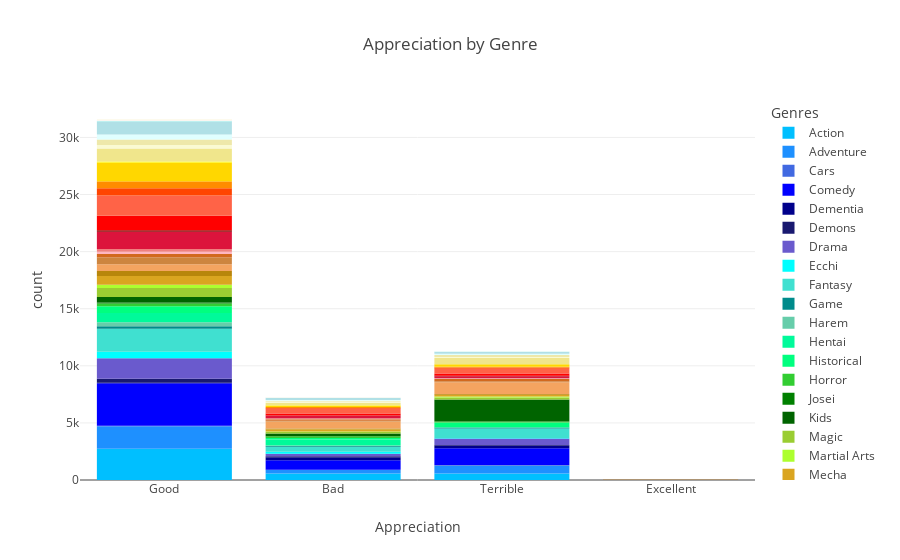

Notebook code cell kept with this figure:
### Code cell
fig1 = px.histogram(animes_df_copy.explode('Genres'), x='Appreciation', color='Genres', category_orders={'Genres': unique_genres}, title='Appreciation by Genre', 
                    color_discrete_map={'Action': 'DeepSkyBlue', 'Adventure': 'DodgerBlue', 'Cars': 'RoyalBlue', 'Comedy': 'Blue', 
                                        'Dementia': 'DarkBlue', 'Demons': 'MidnightBlue', 'Drama': 'SlateBlue', 'Ecchi': 'Cyan', 
                                       'Fantasy': 'Turquoise', 'Game': 'DarkCyan', 'Harem': 'MediumAquamarine', 'Hentai': 'MediumSpringGreen', 
                                       'Historical': 'SpringGreen', 'Horror': 'LimeGreen', 'Josei': 'Green', 'Kids': 'DarkGreen', 
                                       'Magic': 'YellowGreen', 'Martial Arts': 'GreenYellow', 'Mecha': 'Goldenrod', 'Military': 'DarkGoldenrod', 
                                       'Music': 'SandyBrown', 'Mystery': 'Peru', 'Parody': 'Chocolate', 'Police': 'LightPink', 
                                       'Psychological': 'LightCoral', 'Romance': 'Crimson', 'Samurai': 'DarkRed', 'School': 'Red', 
                                       'Sci-Fi': 'Tomato', 'Seinen': 'OrangeRed', 'Shoujo': 'DarkOrange', 'Shoujo Ai': 'Orange', 
                                       'Shounen': 'Gold', 'Shounen Ai': 'Yellow', 'Slice of Life': 'Khaki', 'Space': 'LightGoldenrodYellow', 
                                       'Sports': 'PaleGoldenrod', 'Super Power': 'LightCyan', 'Supernatural': 'PowderBlue',
                                        'Thriller': 'PaleTurquoise', 'Unknown': 'MintCream', 'Vampire': 'Seashell', 'Yaoi': 'OldLace', 
                                       'Yuri': 'Beige'})

fig1.show()

### Figure 1 — Plotly figure (JSON) as saved in the notebook; plotly's stock layout.template omitted (floating-point values rounded to 4 significant figures; data arrays with more than 128 entries replaced by an {"elided": "..."} marker saying what was removed)
{"data": [{"alignmentgroup": "True", "bingroup": "x", "hovertemplate": "Genres=Action<br>Appreciation=%{x}<br>count=%{y}<extra></extra>", "legendgroup": "Action", "marker": {"color": "DeepSkyBlue", "pattern": {"shape": ""}}, "name": "Action", "offsetgroup": "Action", "orientation": "v", "showlegend": true, "type": "histogram", "x": {"elided": "3888 str values"}, "xaxis": "x", "yaxis": "y"}, {"alignmentgroup": "True", "bingroup": "x", "hovertemplate": "Genres=Adventure<br>Appreciation=%{x}<br>count=%{y}<extra></extra>", "legendgroup": "Adventure", "marker": {"color": "DodgerBlue", "pattern": {"shape": ""}}, "name": "Adventure", "offsetgroup": "Adventure", "orientation": "v", "showlegend": true, "type": "histogram", "x": {"elided": "2957 str values"}, "xaxis": "x", "yaxis": "y"}, {"alignmentgroup": "True", "bingroup": "x", "hovertemplate": "Genres=Cars<br>Appreciation=%{x}<br>count=%{y}<extra></extra>", "legendgroup": "Cars", "marker": {"color": "RoyalBlue", "pattern": {"shape": ""}}, "name": "Cars", "offsetgroup": "Cars", "orientation": "v", "showlegend": true, "type": "histogram", "x": {"elided": "133 str values"}, "xaxis": "x", "yaxis": "y"}, {"alignmentgroup": "True", "bingroup": "x", "hovertemplate": "Genres=Comedy<br>Appreciation=%{x}<br>count=%{y}<extra></extra>", "legendgroup": "Comedy", "marker": {"color": "Blue", "pattern": {"shape": ""}}, "name": "Comedy", "offsetgroup": "Comedy", "orientation": "v", "showlegend": true, "type": "histogram", "x": {"elided": "6029 str values"}, "xaxis": "x", "yaxis": "y"}, {"alignmentgroup": "True", "bingroup": "x", "hovertemplate": "Genres=Dementia<br>Appreciation=%{x}<br>count=%{y}<extra></extra>", "legendgroup": "Dementia", "marker": {"color": "DarkBlue", "pattern": {"shape": ""}}, "name": "Dementia", "offsetgroup": "Dementia", "orientation": "v", "showlegend": true, "type": "histogram", "x": {"elided": "512 str values"}, "xaxis": "x", "yaxis": "y"}, {"alignmentgroup": "True", "bingroup": "x", "hovertemplate": "Genres=Demons<br>Appreciation=%{x}<br>count=%{y}<extra></extra>", "legendgroup": "Demons", "marker": {"color": "MidnightBlue", "pattern": {"shape": ""}}, "name": "Demons", "offsetgroup": "Demons", "orientation": "v", "showlegend": true, "type": "histogram", "x": {"elided": "501 str values"}, "xaxis": "x", "yaxis": "y"}, {"alignmentgroup": "True", "bingroup": "x", "hovertemplate": "Genres=Drama<br>Appreciation=%{x}<br>count=%{y}<extra></extra>", "legendgroup": "Drama", "marker": {"color": "SlateBlue", "pattern": {"shape": ""}}, "name": "Drama", "offsetgroup": "Drama", "orientation": "v", "showlegend": true, "type": "histogram", "x": {"elided": "2619 str values"}, "xaxis": "x", "yaxis": "y"}, {"alignmentgroup": "True", "bingroup": "x", "hovertemplate": "Genres=Ecchi<br>Appreciation=%{x}<br>count=%{y}<extra></extra>", "legendgroup": "Ecchi", "marker": {"color": "Cyan", "pattern": {"shape": ""}}, "name": "Ecchi", "offsetgroup": "Ecchi", "orientation": "v", "showlegend": true, "type": "histogram", "x": {"elided": "767 str values"}, "xaxis": "x", "yaxis": "y"}, {"alignmentgroup": "True", "bingroup": "x", "hovertemplate": "Genres=Fantasy<br>Appreciation=%{x}<br>count=%{y}<extra></extra>", "legendgroup": "Fantasy", "marker": {"color": "Turquoise", "pattern": {"shape": ""}}, "name": "Fantasy", "offsetgroup": "Fantasy", "orientation": "v", "showlegend": true, "type": "histogram", "x": {"elided": "3285 str values"}, "xaxis": "x", "yaxis": "y"}, {"alignmentgroup": "True", "bingroup": "x", "hovertemplate": "Genres=Game<br>Appreciation=%{x}<br>count=%{y}<extra></extra>", "legendgroup": "Game", "marker": {"color": "DarkCyan", "pattern": {"shape": ""}}, "name": "Game", "offsetgroup": "Game", "orientation": "v", "showlegend": true, "type": "histogram", "x": {"elided": "386 str values"}, "xaxis": "x", "yaxis": "y"}, {"alignmentgroup": "True", "bingroup": "x", "hovertemplate": "Genres=Harem<br>Appreciation=%{x}<br>count=%{y}<extra></extra>", "legendgroup": "Harem", "marker": {"color": "MediumAquamarine", "pattern": {"shape": ""}}, "name": "Harem", "offsetgroup": "Harem", "orientation": "v", "showlegend": true, "type": "histogram", "x": {"elided": "399 str values"}, "xaxis": "x", "yaxis": "y"}, {"alignmentgroup": "True", "bingroup": "x", "hovertemplate": "Genres=Hentai<br>Appreciation=%{x}<br>count=%{y}<extra></extra>", "legendgroup": "Hentai", "marker": {"color": "MediumSpringGreen", "pattern": {"shape": ""}}, "name": "Hentai", "offsetgroup": "Hentai", "orientation": "v", "showlegend": true, "type": "histogram", "x": {"elided": "1348 str values"}, "xaxis": "x", "yaxis": "y"}, {"alignmentgroup": "True", "bingroup": "x", "hovertemplate": "Genres=Historical<br>Appreciation=%{x}<br>count=%{y}<extra></extra>", "legendgroup": "Historical", "marker": {"color": "SpringGreen", "pattern": {"shape": ""}}, "name": "Historical", "offsetgroup": "Historical", "orientation": "v", "showlegend": true, "type": "histogram", "x": {"elided": "1144 str values"}, "xaxis": "x", "yaxis": "y"}, {"alignmentgroup": "True", "bingroup": "x", "hovertemplate": "Genres=Horror<br>Appreciation=%{x}<br>count=%{y}<extra></extra>", "legendgroup": "Horror", "marker": {"color": "LimeGreen", "pattern": {"shape": ""}}, "name": "Horror", "offsetgroup": "Horror", "orientation": "v", "showlegend": true, "type": "histogram", "x": {"elided": "462 str values"}, "xaxis": "x", "yaxis": "y"}, {"alignmentgroup": "True", "bingroup": "x", "hovertemplate": "Genres=Josei<br>Appreciation=%{x}<br>count=%{y}<extra></extra>", "legendgroup": "Josei", "marker": {"color": "Green", "pattern": {"shape": ""}}, "name": "Josei", "offsetgroup": "Josei", "orientation": "v", "showlegend": true, "type": "histogram", "x": ["Good", "Good", "Good", "Good", "Good", "Good", "Good", "Good", "Good", "Good", "Good", "Good", "Good", "Good", "Good", "Good", "Good", "Good", "Good", "Good", "Good", "Good", "Good", "Good", "Good", "Good", "Good", "Good", "Good", "Good", "Good", "Bad", "Good", "Good", "Good", "Good", "Good", "Good", "Good", "Good", "Good", "Good", "Good", "Good", "Bad", "Good", "Good", "Good", "Good", "Bad", "Good", "Good", "Good", "Good", "Bad", "Bad", "Good", "Good", "Bad", "Good", "Bad", "Terrible", "Good", "Good", "Good", "Good", "Good", "Good", "Good", "Good", "Good", "Good", "Good", "Good", "Good", "Terrible", "Good", "Good", "Good", "Bad", "Good", "Bad", "Good", "Bad", "Good", "Bad", "Good", "Bad", "Bad", "Bad", "Terrible", "Terrible", "Bad", "Bad", "Good", "Terrible", "Terrible"], "xaxis": "x", "yaxis": "y"}, {"alignmentgroup": "True", "bingroup": "x", "hovertemplate": "Genres=Kids<br>Appreciation=%{x}<br>count=%{y}<extra></extra>", "legendgroup": "Kids", "marker": {"color": "DarkGreen", "pattern": {"shape": ""}}, "name": "Kids", "offsetgroup": "Kids", "orientation": "v", "showlegend": true, "type": "histogram", "x": {"elided": "2665 str values"}, "xaxis": "x", "yaxis": "y"}, {"alignmentgroup": "True", "bingroup": "x", "hovertemplate": "Genres=Magic<br>Appreciation=%{x}<br>count=%{y}<extra></extra>", "legendgroup": "Magic", "marker": {"color": "YellowGreen", "pattern": {"shape": ""}}, "name": "Magic", "offsetgroup": "Magic", "orientation": "v", "showlegend": true, "type": "histogram", "x": {"elided": "1081 str values"}, "xaxis": "x", "yaxis": "y"}, {"alignmentgroup": "True", "bingroup": "x", "hovertemplate": "Genres=Martial Arts<br>Appreciation=%{x}<br>count=%{y}<extra></extra>", "legendgroup": "Martial Arts", "marker": {"color": "GreenYellow", "pattern": {"shape": ""}}, "name": "Martial Arts", "offsetgroup": "Martial Arts", "orientation": "v", "showlegend": true, "type": "histogram", "x": {"elided": "425 str values"}, "xaxis": "x", "yaxis": "y"}, {"alignmentgroup": "True", "bingroup": "x", "hovertemplate": "Genres=Mecha<br>Appreciation=%{x}<br>count=%{y}<extra></extra>", "legendgroup": "Mecha", "marker": {"color": "Goldenrod", "pattern": {"shape": ""}}, "name": "Mecha", "offsetgroup": "Mecha", "orientation": "v", "showlegend": true, "type": "histogram", "x": {"elided": "1101 str values"}, "xaxis": "x", "yaxis": "y"}, {"alignmentgroup": "True", "bingroup": "x", "hovertemplate": "Genres=Military<br>Appreciation=%{x}<br>count=%{y}<extra></extra>", "legendgroup": "Military", "marker": {"color": "DarkGoldenrod", "pattern": {"shape": ""}}, "name": "Military", "offsetgroup": "Military", "orientation": "v", "showlegend": true, "type": "histogram", "x": {"elided": "576 str values"}, "xaxis": "x", "yaxis": "y"}, {"alignmentgroup": "True", "bingroup": "x", "hovertemplate": "Genres=Music<br>Appreciation=%{x}<br>count=%{y}<extra></extra>", "legendgroup": "Music", "marker": {"color": "SandyBrown", "pattern": {"shape": ""}}, "name": "Music", "offsetgroup": "Music", "orientation": "v", "showlegend": true, "type": "histogram", "x": {"elided": "2244 str values"}, "xaxis": "x", "yaxis": "y"}, {"alignmentgroup": "True", "bingroup": "x", "hovertemplate": "Genres=Mystery<br>Appreciation=%{x}<br>count=%{y}<extra></extra>", "legendgroup": "Mystery", "marker": {"color": "Peru", "pattern": {"shape": ""}}, "name": "Mystery", "offsetgroup": "Mystery", "orientation": "v", "showlegend": true, "type": "histogram", "x": {"elided": "727 str values"}, "xaxis": "x", "yaxis": "y"}, {"alignmentgroup": "True", "bingroup": "x", "hovertemplate": "Genres=Parody<br>Appreciation=%{x}<br>count=%{y}<extra></extra>", "legendgroup": "Parody", "marker": {"color": "Chocolate", "pattern": {"shape": ""}}, "name": "Parody", "offsetgroup": "Parody", "orientation": "v", "showlegend": true, "type": "histogram", "x": {"elided": "660 str values"}, "xaxis": "x", "yaxis": "y"}, {"alignmentgroup": "True", "bingroup": "x", "hovertemplate": "Genres=Police<br>Appreciation=%{x}<br>count=%{y}<extra></extra>", "legendgroup": "Police", "marker": {"color": "LightPink", "pattern": {"shape": ""}}, "name": "Police", "offsetgroup": "Police", "orientation": "v", "showlegend": true, "type": "histogram", "x": {"elided": "247 str values"}, "xaxis": "x", "yaxis": "y"}, {"alignmentgroup": "True", "bingroup": "x", "hovertemplate": "Genres=Psychological<br>Appreciation=%{x}<br>count=%{y}<extra></extra>", "legendgroup": "Psychological", "marker": {"color": "LightCoral", "pattern": {"shape": ""}}, "name": "Psychological", "offsetgroup": "Psychological", "orientation": "v", "showlegend": true, "type": "histogram", "x": {"elided": "345 str values"}, "xaxis": "x", "yaxis": "y"}, {"alignmentgroup": "True", "bingroup": "x", "hovertemplate": "Genres=Romance<br>Appreciation=%{x}<br>count=%{y}<extra></extra>", "legendgroup": "Romance", "marker": {"color": "Crimson", "pattern": {"shape": ""}}, "name": "Romance", "offsetgroup": "Romance", "orientation": "v", "showlegend": true, "type": "histogram", "x": {"elided": "1899 str values"}, "xaxis": "x", "yaxis": "y"}, {"alignmentgroup": "True", "bingroup": "x", "hovertemplate": "Genres=Samurai<br>Appreciation=%{x}<br>count=%{y}<extra></extra>", "legendgroup": "Samurai", "marker": {"color": "DarkRed", "pattern": {"shape": ""}}, "name": "Samurai", "offsetgroup": "Samurai", "orientation": "v", "showlegend": true, "type": "histogram", "x": {"elided": "202 str values"}, "xaxis": "x", "yaxis": "y"}, {"alignmentgroup": "True", "bingroup": "x", "hovertemplate": "Genres=School<br>Appreciation=%{x}<br>count=%{y}<extra></extra>", "legendgroup": "School", "marker": {"color": "Red", "pattern": {"shape": ""}}, "name": "School", "offsetgroup": "School", "orientation": "v", "showlegend": true, "type": "histogram", "x": {"elided": "1642 str values"}, "xaxis": "x", "yaxis": "y"}, {"alignmentgroup": "True", "bingroup": "x", "hovertemplate": "Genres=Sci-Fi<br>Appreciation=%{x}<br>count=%{y}<extra></extra>", "legendgroup": "Sci-Fi", "marker": {"color": "Tomato", "pattern": {"shape": ""}}, "name": "Sci-Fi", "offsetgroup": "Sci-Fi", "orientation": "v", "showlegend": true, "type": "histogram", "x": {"elided": "2583 str values"}, "xaxis": "x", "yaxis": "y"}, {"alignmentgroup": "True", "bingroup": "x", "hovertemplate": "Genres=Seinen<br>Appreciation=%{x}<br>count=%{y}<extra></extra>", "legendgroup": "Seinen", "marker": {"color": "OrangeRed", "pattern": {"shape": ""}}, "name": "Seinen", "offsetgroup": "Seinen", "orientation": "v", "showlegend": true, "type": "histogram", "x": {"elided": "830 str values"}, "xaxis": "x", "yaxis": "y"}, {"alignmentgroup": "True", "bingroup": "x", "hovertemplate": "Genres=Shoujo<br>Appreciation=%{x}<br>count=%{y}<extra></extra>", "legendgroup": "Shoujo", "marker": {"color": "DarkOrange", "pattern": {"shape": ""}}, "name": "Shoujo", "offsetgroup": "Shoujo", "orientation": "v", "showlegend": true, "type": "histogram", "x": {"elided": "688 str values"}, "xaxis": "x", "yaxis": "y"}, {"alignmentgroup": "True", "bingroup": "x", "hovertemplate": "Genres=Shoujo Ai<br>Appreciation=%{x}<br>count=%{y}<extra></extra>", "legendgroup": "Shoujo Ai", "marker": {"color": "Orange", "pattern": {"shape": ""}}, "name": "Shoujo Ai", "offsetgroup": "Shoujo Ai", "orientation": "v", "showlegend": true, "type": "histogram", "x": ["Good", "Good", "Good", "Good", "Good", "Good", "Good", "Good", "Good", "Good", "Good", "Good", "Bad", "Good", "Good", "Bad", "Bad", "Good", "Good", "Good", "Good", "Good", "Good", "Good", "Good", "Good", "Good", "Good", "Good", "Good", "Good", "Good", "Bad", "Bad", "Good", "Good", "Good", "Good", "Good", "Good", "Good", "Good", "Good", "Good", "Good", "Good", "Good", "Good", "Good", "Good", "Good", "Good", "Good", "Good", "Bad", "Good", "Good", "Good", "Good", "Bad", "Good", "Good", "Good", "Bad", "Good", "Good", "Good", "Good", "Good", "Good", "Good", "Good", "Good", "Good", "Good", "Bad", "Good", "Terrible", "Terrible"], "xaxis": "x", "yaxis": "y"}, {"alignmentgroup": "True", "bingroup": "x", "hovertemplate": "Genres=Shounen<br>Appreciation=%{x}<br>count=%{y}<extra></extra>", "legendgroup": "Shounen", "marker": {"color": "Gold", "pattern": {"shape": ""}}, "name": "Shounen", "offsetgroup": "Shounen", "orientation": "v", "showlegend": true, "type": "histogram", "x": {"elided": "2003 str values"}, "xaxis": "x", "yaxis": "y"}, {"alignmentgroup": "True", "bingroup": "x", "hovertemplate": "Genres=Shounen Ai<br>Appreciation=%{x}<br>count=%{y}<extra></extra>", "legendgroup": "Shounen Ai", "marker": {"color": "Yellow", "pattern": {"shape": ""}}, "name": "Shounen Ai", "offsetgroup": "Shounen Ai", "orientation": "v", "showlegend": true, "type": "histogram", "x": ["Good", "Good", "Good", "Good", "Good", "Good", "Bad", "Bad", "Bad", "Good", "Good", "Good", "Good", "Bad", "Good", "Good", "Good", "Good", "Bad", "Good", "Good", "Bad", "Bad", "Bad", "Bad", "Good", "Good", "Good", "Good", "Good", "Good", "Good", "Good", "Good", "Bad", "Good", "Good", "Good", "Good", "Good", "Good", "Good", "Good", "Good", "Good", "Good", "Good", "Good", "Good", "Good", "Good", "Good", "Good", "Terrible", "Good", "Good", "Good", "Good", "Good", "Good", "Good", "Good", "Good", "Good", "Terrible", "Good", "Good", "Bad", "Good", "Good", "Good", "Terrible", "Good", "Bad", "Good", "Bad", "Good", "Good", "Terrible", "Good", "Good", "Good", "Bad", "Good", "Good", "Good", "Good", "Good", "Good", "Terrible", "Good", "Bad", "Good", "Terrible", "Bad", "Good", "Good", "Terrible", "Terrible", "Terrible"], "xaxis": "x", "yaxis": "y"}, {"alignmentgroup": "True", "bingroup": "x", "hovertemplate": "Genres=Slice of Life<br>Appreciation=%{x}<br>count=%{y}<extra></extra>", "legendgroup": "Slice of Life", "marker": {"color": "Khaki", "pattern": {"shape": ""}}, "name": "Slice of Life", "offsetgroup": "Slice of Life", "orientation": "v", "showlegend": true, "type": "histogram", "x": {"elided": "1914 str values"}, "xaxis": "x", "yaxis": "y"}, {"alignmentgroup": "True", "bingroup": "x", "hovertemplate": "Genres=Space<br>Appreciation=%{x}<br>count=%{y}<extra></extra>", "legendgroup": "Space", "marker": {"color": "LightGoldenrodYellow", "pattern": {"shape": ""}}, "name": "Space", "offsetgroup": "Space", "orientation": "v", "showlegend": true, "type": "histogram", "x": {"elided": "495 str values"}, "xaxis": "x", "yaxis": "y"}, {"alignmentgroup": "True", "bingroup": "x", "hovertemplate": "Genres=Sports<br>Appreciation=%{x}<br>count=%{y}<extra></extra>", "legendgroup": "Sports", "marker": {"color": "PaleGoldenrod", "pattern": {"shape": ""}}, "name": "Sports", "offsetgroup": "Sports", "orientation": "v", "showlegend": true, "type": "histogram", "x": {"elided": "713 str values"}, "xaxis": "x", "yaxis": "y"}, {"alignmentgroup": "True", "bingroup": "x", "hovertemplate": "Genres=Super Power<br>Appreciation=%{x}<br>count=%{y}<extra></extra>", "legendgroup": "Super Power", "marker": {"color": "LightCyan", "pattern": {"shape": ""}}, "name": "Super Power", "offsetgroup": "Super Power", "orientation": "v", "showlegend": true, "type": "histogram", "x": {"elided": "632 str values"}, "xaxis": "x", "yaxis": "y"}, {"alignmentgroup": "True", "bingroup": "x", "hovertemplate": "Genres=Supernatural<br>Appreciation=%{x}<br>count=%{y}<extra></extra>", "legendgroup": "Supernatural", "marker": {"color": "PowderBlue", "pattern": {"shape": ""}}, "name": "Supernatural", "offsetgroup": "Supernatural", "orientation": "v", "showlegend": true, "type": "histogram", "x": {"elided": "1479 str values"}, "xaxis": "x", "yaxis": "y"}, {"alignmentgroup": "True", "bingroup": "x", "hovertemplate": "Genres=Thriller<br>Appreciation=%{x}<br>count=%{y}<extra></extra>", "legendgroup": "Thriller", "marker": {"color": "PaleTurquoise", "pattern": {"shape": ""}}, "name": "Thriller", "offsetgroup": "Thriller", "orientation": "v", "showlegend": true, "type": "histogram", "x": {"elided": "131 str values"}, "xaxis": "x", "yaxis": "y"}, {"alignmentgroup": "True", "bingroup": "x", "hovertemplate": "Genres=Unknown<br>Appreciation=%{x}<br>count=%{y}<extra></extra>", "legendgroup": "Unknown", "marker": {"color": "MintCream", "pattern": {"shape": ""}}, "name": "Unknown", "offsetgroup": "Unknown", "orientation": "v", "showlegend": true, "type": "histogram", "x": ["Terrible", "Terrible", "Bad", "Terrible", "Bad", "Terrible", "Terrible", "Bad", "Terrible", "Bad", "Terrible", "Bad", "Terrible", "Terrible", "Bad", "Terrible", "Terrible", "Terrible", "Terrible", "Bad", "Bad", "Bad", "Bad", "Bad", "Terrible", "Bad", "Bad", "Terrible", "Terrible", "Terrible", "Terrible", "Bad", "Bad", "Terrible", "Terrible", "Terrible", "Terrible", "Terrible", "Terrible", "Terrible", "Terrible", "Terrible", "Terrible", "Terrible", "Terrible", "Terrible", "Terrible", "Terrible", "Terrible", "Terrible", "Terrible", "Terrible", "Terrible", "Terrible", "Terrible", "Terrible", "Terrible", "Terrible", "Terrible", "Terrible", "Terrible", "Terrible", "Terrible"], "xaxis": "x", "yaxis": "y"}, {"alignmentgroup": "True", "bingroup": "x", "hovertemplate": "Genres=Vampire<br>Appreciation=%{x}<br>count=%{y}<extra></extra>", "legendgroup": "Vampire", "marker": {"color": "Seashell", "pattern": {"shape": ""}}, "name": "Vampire", "offsetgroup": "Vampire", "orientation": "v", "showlegend": true, "type": "histogram", "x": {"elided": "136 str values"}, "xaxis": "x", "yaxis": "y"}, {"alignmentgroup": "True", "bingroup": "x", "hovertemplate": "Genres=Yaoi<br>Appreciation=%{x}<br>count=%{y}<extra></extra>", "legendgroup": "Yaoi", "marker": {"color": "OldLace", "pattern": {"shape": ""}}, "name": "Yaoi", "offsetgroup": "Yaoi", "orientation": "v", "showlegend": true, "type": "histogram", "x": ["Good", "Bad", "Good", "Good", "Bad", "Good", "Good", "Good", "Bad", "Bad", "Good", "Good", "Bad", "Good", "Bad", "Good", "Good", "Good", "Good", "Bad", "Bad", "Good", "Good", "Good", "Good", "Bad", "Bad", "Good", "Good", "Bad", "Good", "Good", "Good", "Bad", "Good", "Bad", "Terrible", "Good", "Good", "Bad", "Terrible", "Terrible"], "xaxis": "x", "yaxis": "y"}, {"alignmentgroup": "True", "bingroup": "x", "hovertemplate": "Genres=Yuri<br>Appreciation=%{x}<br>count=%{y}<extra></extra>", "legendgroup": "Yuri", "marker": {"color": "Beige", "pattern": {"shape": ""}}, "name": "Yuri", "offsetgroup": "Yuri", "orientation": "v", "showlegend": true, "type": "histogram", "x": ["Good", "Good", "Bad", "Good", "Good", "Bad", "Bad", "Bad", "Bad", "Bad", "Bad", "Good", "Bad", "Good", "Good", "Bad", "Bad", "Bad", "Bad", "Bad", "Good", "Bad", "Good", "Good", "Bad", "Good", "Bad", "Good", "Bad", "Good", "Good", "Good"], "xaxis": "x", "yaxis": "y"}], "layout": {"autosize": true, "barmode": "relative", "legend": {"title": {"text": "Genres"}, "tracegroupgap": 0}, "title": {"text": "Appreciation by Genre"}, "xaxis": {"anchor": "y", "autorange": true, "domain": [0, 1], "range": [-0.5, 3.5], "title": {"text": "Appreciation"}, "type": "category"}, "yaxis": {"anchor": "x", "autorange": true, "domain": [0, 1], "range": [0, 33280], "title": {"text": "count"}}}}
